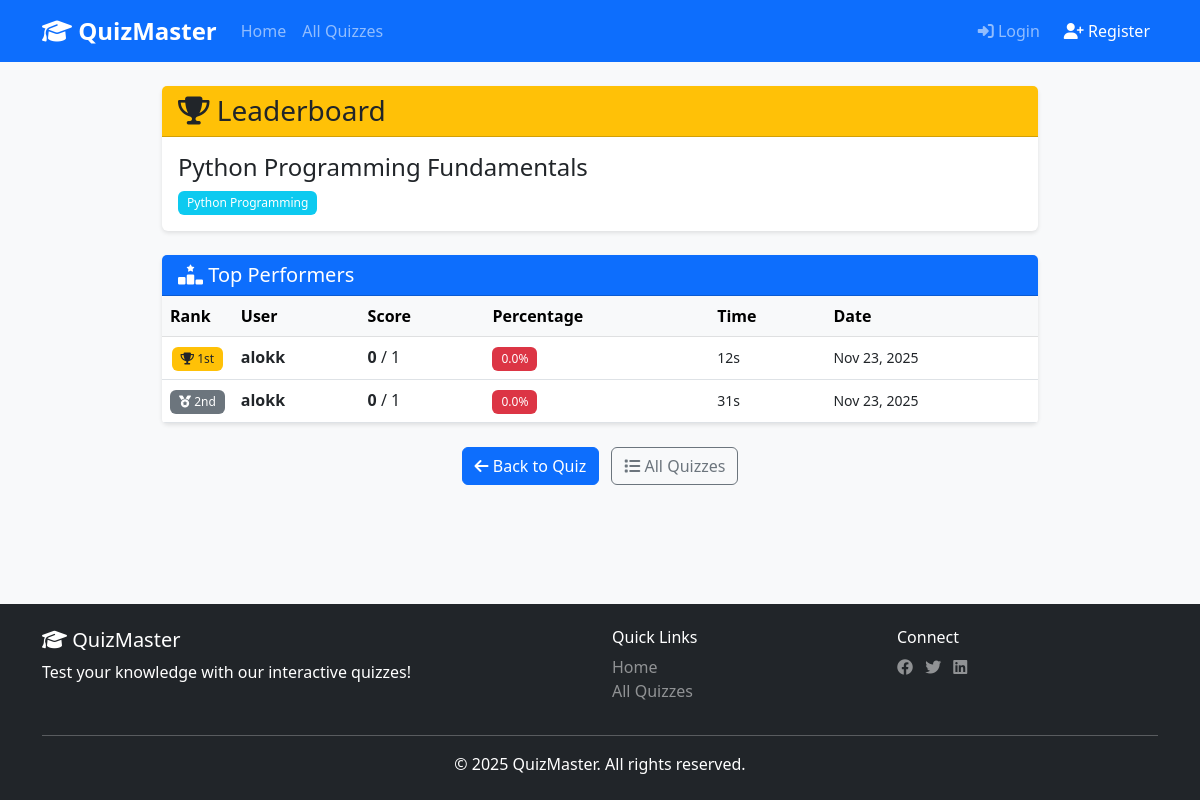
/leaderboard/1/, run on the app's committed database.
### quiz/models.py (models this page shows, shortened)
class Quiz(models.Model):
    DIFFICULTY_CHOICES = [
        ('easy', 'Easy'),
        ('medium', 'Medium'),
        ('hard', 'Hard'),
    ]
    title = models.CharField(max_length=200)
    description = models.TextField()
    category = models.ForeignKey(Category, on_delete=models.CASCADE, related_name='quizzes')
    difficulty = models.CharField(max_length=10, choices=DIFFICULTY_CHOICES, default='medium')
    time_limit = models.IntegerField(
        help_text="Time limit in minutes",
        validators=[MinValueValidator(1), MaxValueValidator(180)]
    )
    passing_score = models.IntegerField(
        default=50,
        validators=[MinValueValidator(0), MaxValueValidator(100)],
        help_text="Passing percentage"
    )
    is_active = models.BooleanField(default=True)
    max_attempts = models.IntegerField(
        default=3,
        validators=[MinValueValidator(1)],
        help_text="Maximum number of attempts allowed"
    )
    created_by = models.ForeignKey(User, on_delete=models.CASCADE, related_name='created_quizzes')
    created_at = models.DateTimeField(auto_now_add=True)
    updated_at = models.DateTimeField(auto_now=True)
    class Meta:
        verbose_name_plural = 'Quizzes'
        ordering = ['-created_at']

class Category(models.Model):
    name = models.CharField(max_length=100, unique=True)
    description = models.TextField(blank=True)
    created_at = models.DateTimeField(auto_now_add=True)
    class Meta:
        verbose_name_plural = 'Categories'
        ordering = ['name']

class QuizAttempt(models.Model):
    user = models.ForeignKey(User, on_delete=models.CASCADE, related_name='quiz_attempts')
    quiz = models.ForeignKey(Quiz, on_delete=models.CASCADE, related_name='attempts')
    score = models.IntegerField(default=0)
    total_marks = models.IntegerField()
    percentage = models.FloatField(default=0.0)
    time_taken = models.IntegerField(help_text="Time taken in seconds")
    is_passed = models.BooleanField(default=False)
    started_at = models.DateTimeField(default=timezone.now)
    completed_at = models.DateTimeField(auto_now_add=True)
    class Meta:
        ordering = ['-completed_at']

### quiz/views.py (the view)
# urls.py: path('leaderboard/<int:pk>/', views.leaderboard, name='leaderboard'),
def leaderboard(request, pk):
    quiz = get_object_or_404(Quiz, pk=pk, is_active=True)
    top_attempts = QuizAttempt.objects.filter(
        quiz=quiz
    ).select_related('user').order_by('-score', 'time_taken')[:20]
    context = {
        'quiz': quiz,
        'top_attempts': top_attempts,
    }
    return render(request, 'quiz/leaderboard.html', context)

### quiz/templates/quiz/leaderboard.html (shortened to what this page needs)
{% extends 'quiz/base.html' %}
{% load static %}
{% block content %}
<div class="container" style="max-width: 900px;">
    <div class="card mb-4">
        <div class="card-header bg-warning text-dark">
            <h3 class="mb-0"><i class="fas fa-trophy"></i> Leaderboard</h3>
        </div>
        <div class="card-body">
            <h4>{{ quiz.title }}</h4>
            <p class="text-muted mb-0">
                <span class="badge bg-info me-2">{{ quiz.category.name }}</span>
                <span class="badge bg-{{ quiz.difficulty }}">{{ quiz.get_difficulty_display }}</span>
            </p>
        </div>
    </div>
    <div class="card">
        <div class="card-header bg-primary text-white">
            <h5 class="mb-0"><i class="fas fa-ranking-star"></i> Top Performers</h5>
        </div>
        <div class="card-body p-0">
            {% if top_attempts %}
            <div class="table-responsive">
                <table class="table table-hover mb-0">
                    <thead class="table-light">
                        <tr>
                            <th width="60">Rank</th>
                            <th>User</th>
                            <th>Score</th>
                            <th>Percentage</th>
                            <th>Time</th>
                            <th>Date</th>
                        </tr>
                    </thead>
                    <tbody>
                        {% for attempt in top_attempts %}
                        <tr {% if attempt.user == user %}class="table-primary"{% endif %}>
                            <td class="text-center">
                                {% if forloop.counter == 1 %}
                                    <span class="badge bg-warning text-dark">
                                        <i class="fas fa-trophy"></i> 1st
                                    </span>
                                {% elif forloop.counter == 2 %}
                                    <span class="badge bg-secondary">
                                        <i class="fas fa-medal"></i> 2nd
                                    </span>
                                {% elif forloop.counter == 3 %}
                                    <span class="badge bg-bronze">
                                        <i class="fas fa-medal"></i> 3rd
                                    </span>
                                {% else %}
                                    <span class="badge bg-light text-dark">{{ forloop.counter }}</span>
                                {% endif %}
                            </td>
                            <td>
                                <strong>
                                    {% if attempt.user == user %}
                                        {{ attempt.user.username }} <span class="badge bg-primary">You</span>
                                    {% else %}
                                        {{ attempt.user.username }}
                                    {% endif %}
                                </strong>
                            </td>
                            <td>
                                <strong>{{ attempt.score }}</strong> / {{ attempt.total_marks }}
                            </td>
                            <td>
                                <span class="badge bg-{% if attempt.percentage >= 90 %}success{% elif attempt.percentage >= 70 %}warning{% else %}danger{% endif %}">
                                    {{ attempt.percentage|floatformat:1 }}%
                                </span>
                            </td>
                            <td>
                                <small>{{ attempt.time_taken }}s</small>
                            </td>
                            <td>
                                <small>{{ attempt.completed_at|date:"M d, Y" }}</small>
                            </td>
                        </tr>
                        {% endfor %}
                    </tbody>
                </table>
            </div>
            {% endif %}
        </div>
    </div>
    <div class="text-center mt-4">
        <a href="{% url 'quiz:quiz_detail' quiz.id %}" class="btn btn-primary me-2">
            <i class="fas fa-arrow-left"></i> Back to Quiz
        </a>
        <a href="{% url 'quiz:quiz_list' %}" class="btn btn-outline-secondary">
            <i class="fas fa-list"></i> All Quizzes
        </a>
    </div>
</div>
{% endblock %}

### static/css/style.css (style rules this page uses)
:root { --primary-color: #0d6efd; --success-color: #198754; --danger-color: #dc3545; --warning-color: #ffc107; --info-color: #0dcaf0; }
body { font-family: 'Segoe UI', Tahoma, Geneva, Verdana, sans-serif; background-color: #f8f9fa; min-height: 100vh; display: flex; flex-direction: column; }
.card { border: none; box-shadow: 0 2px 4px rgba(0, 0, 0, 0.1); transition: transform 0.3s, box-shadow 0.3s; }
.table-responsive { border-radius: 0.25rem; }
.table tbody tr { transition: background-color 0.3s; }
.btn { transition: all 0.3s; }
.badge { padding: 0.5em 0.75em; font-weight: 500; }

### data on the page
Quiz: title "Python Programming Fundamentals", category.name "Python Programming"
QuizAttempt: shows "1st", user.username "alokk", score "0", total_marks "1", percentage "0.0", time_taken "12", completed_at "Nov 23, 2025"
QuizAttempt: shows "2nd", user.username "alokk", score "0", total_marks "1", percentage "0.0", time_taken "31", completed_at "Nov 23, 2025"
